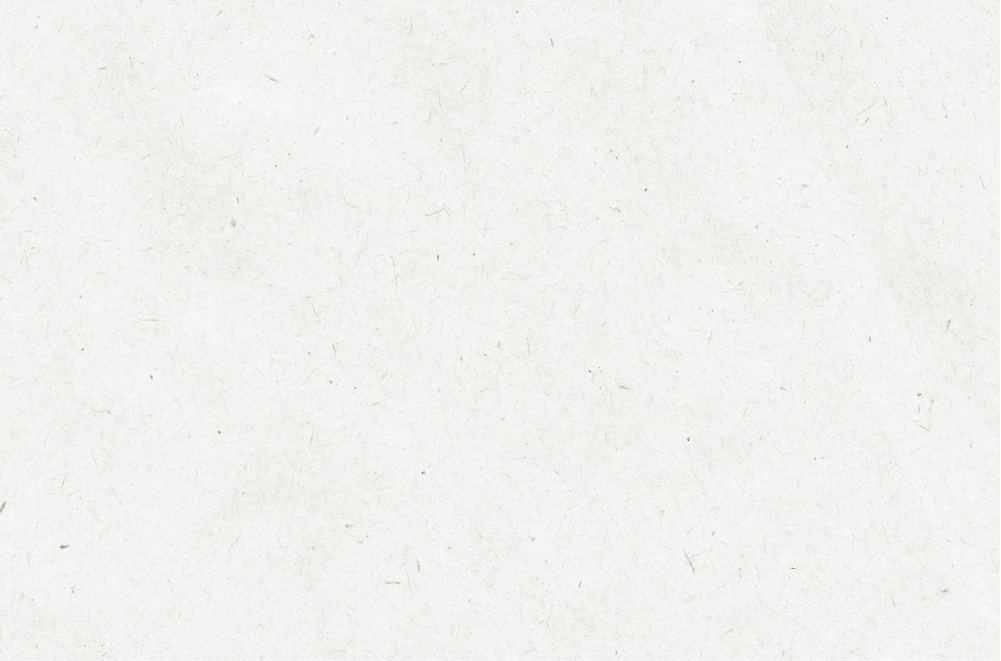
#> input picture timetagger/images/paper0.jpg, 2001 x 1321 px (shown at 1/2 size)
$ python _update_paper.py
#> lines starting #> are read from the running program, lines starting #| are printed output that depends on the picture
"""
Script to generate a pattern from an image.
"""

import numpy as np
import imageio

# Parameters
ori = 10, 10
size1 = 1200
padding = 50
size2 = size1 + 1 * padding
clim = 220, 255

# Take a square sample
im = imageio.imread("paper0.jpg")
#> im is the input picture: shape (1321, 2001, 3); mean R, G, B 242, 241.2, 238.9
rgba = np.zeros((size2, size2, 4)).astype(np.float32)
rgba[:, :, :3] = im[ori[0] : ori[0] + size2, ori[1] : ori[1] + size2][:, :, :3]
assert rgba.shape == (size2, size2, 4)

# apply clim
rgb = rgba[:, :, :3]
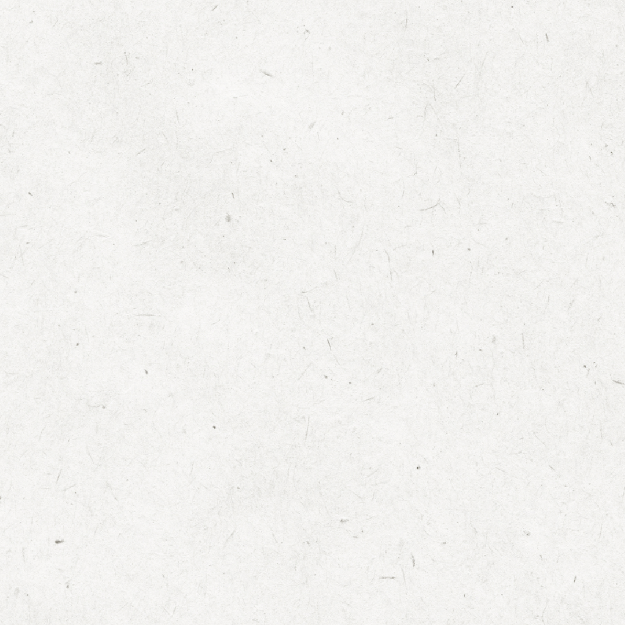
#> rgb: shape (1250, 1250, 3) float32 (shown at 1/2 size); mean R, G, B 243, 242, 238.9
rgb[rgb < clim[0]] = clim[0]
rgb[rgb > clim[1]] = clim[1]


def generate(fname, opacity, base_clr):
#> called with fname = 'paper1.jpg', opacity = 0.5, base_clr = 220
    square = rgba.copy()

    # Apply linear degrading opacity at the edges
    for x in range(size2):
        for y in range(size2):
            fx = 1
            if x < padding:
                fx = x / padding
            elif x > size2 - padding:
                fx = (size2 - x) / padding
            fy = 1
            if y < padding:
                fy = y / padding
            elif y > size2 - padding:
                fy = (size2 - y) / padding
            square[y, x, 3] = opacity * fx * fy

    # Cut out quadrants
    #  q1 q2
    #  q4 q3
    h1 = size2 // 2
    h2 = size2 // 2
    q1 = square[:h2, :h2]
    q2 = square[h1:, :h2]
    q3 = square[h1:, h1:]
    q4 = square[:h2, h1:]

    # Prepare result
    result = np.zeros((size1, size1, 4)).astype(np.float32)
    result[:, :, :3] = base_clr * (1 - opacity)
    result[:, :, 3] = 1 - opacity

    # Blend quadrants in their oposite position
    h3 = size1 // 2 - padding // 2
    h4 = size1 // 2 + padding // 2
    blend(result, q1, slice(h3, size1), slice(h3, size1))
    blend(result, q2, slice(h3, size1), slice(0, h4))
    blend(result, q3, slice(0, h4), slice(0, h4))
    blend(result, q4, slice(0, h4), slice(h3, size1))

    # Write result
    assert result[:, :, 3].min() > 0.99 and result[:, :, 3].max() <= 1.001
    result[result < 0] = 0
    result[result > 255] = 255
    imageio.imwrite(fname, result.astype(np.uint8)[:, :, :3])

    # Show avg value
    rgb = [result[:, :, i].mean() for i in range(3)]
    print(f"mean rgb({rgb[0]:0.1f}, {rgb[1]:0.1f}, {rgb[2]:0.1f})")


def blend(result, q, xslice, yslice):
    for i in range(3):
        result[yslice, xslice, i] += q[:, :, i] * q[:, :, 3]
    result[yslice, xslice, 3] += q[:, :, 3]


# -- paper 1 -> #E6E7E5 -> rgb(230, 231, 229)
generate("paper1.jpg", 0.5, 220)
#> in generate, `rgb = [result[:, :, i].mean() for i in range(3)]`: rgb = [231, 230.6, 229.4]
#| mean rgb(231.0, 230.6, 229.4)

# -- paper 2 -> #F4F4F4 -> rgb(244, 244, 244)
# generate("paper4.jpg", 0.6, 255)
generate("paper2.jpg", 0.5, 250)
#| mean rgb(246.0, 245.6, 244.4)


generate("paper3.jpg", 0.2, 0)
#| mean rgb(48.4, 48.2, 47.8)
